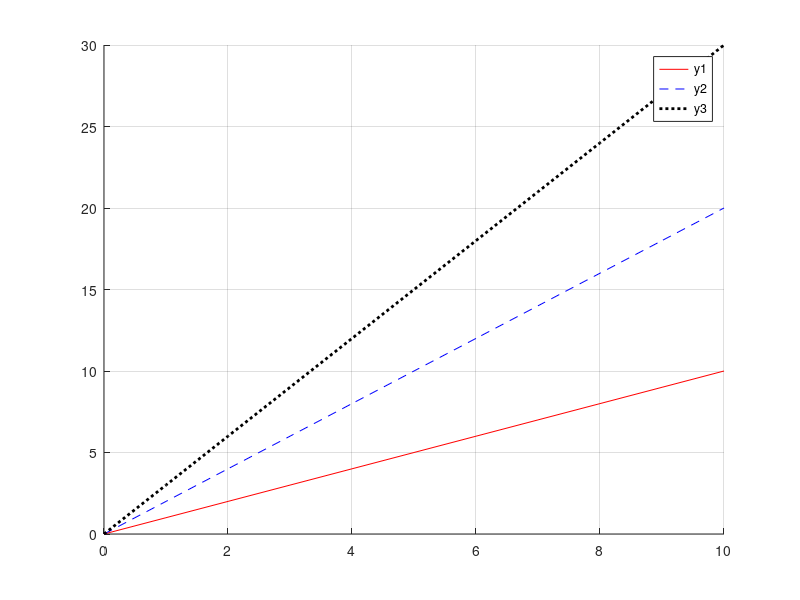

This chart was generated by the following MATLAB code:
clc;
clear;
clear all;
x = 0:1:10;
y1=x;
y2=2*x;
y3=3*x;
hold on  %grafikte degerleri saklayip üstüne diger degerleri cizer
plot(x,y1,'-r') %grafikte cizgi red olur
plot(x,y2,'--b') % ii tane -- koymak kesikli cizgi demek blue
plot(x,y3,':k',"LineWidth",2) %black : noktalı gösterir  
%LineWidth cizgiyi kalınlaştırır ondan sonra gelen ilk parametre kac kat
%anlamı taşır
grid
legend("y1","y2","y3")%  grafikte  cizgilerin isimlendirmemizi saglar
% lambda , pi ,epsilon gibi simgeleri cagırmak  için \ sonra yazılır